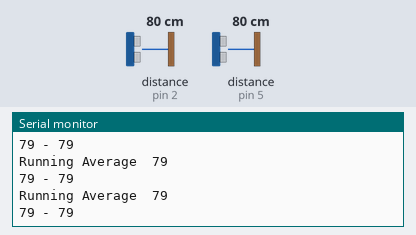
The sketch below on a simulated Arduino Uno, built with avr-gcc and run on an emulated ATmega328P. Parts: the last lines printed to the serial monitor. Wiring (inferred from the names in the program): 2 × ultrasonic range finder: trigger pin 3, echo pin 2 / trigger pin 4, echo pin 5. The inputs (shaded band) are chosen by the test bench; at power-on: distance to the obstacle (sensors on pin 2, pin 5) 80 cm. The echo pulse lasts 58.3 µs per cm.

Above: at 1.2 s.
1.3 s: distance to the obstacle (sensor on pin 2) set to 2 cm
At 2.4 s:
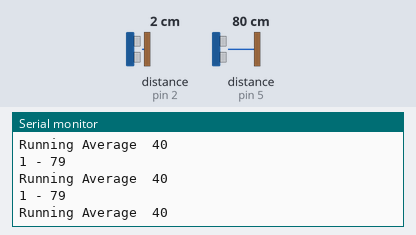
4.3 s: distance to the obstacle (sensor on pin 5) set to 2 cm
At 5.1 s:
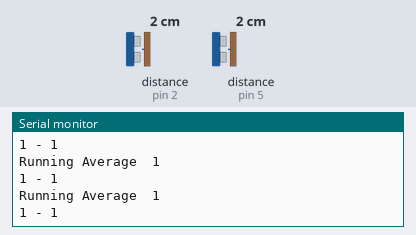
7.3 s: distance to the obstacle (sensor on pin 2) set to 18 cm
At 8.0 s:
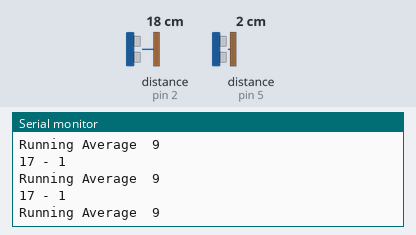
10.3 s: distance to the obstacle (sensor on pin 5) set to 4 cm
At 11.4 s:
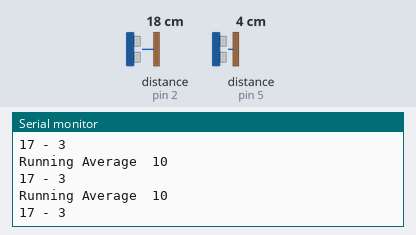
13.3 s: distance to the obstacle (sensor on pin 2) set to 4 cm
At 14.2 s:
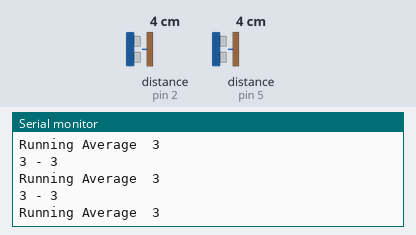
16.3 s: distance to the obstacle (sensor on pin 2) set to 120 cm
At 17.3 s:
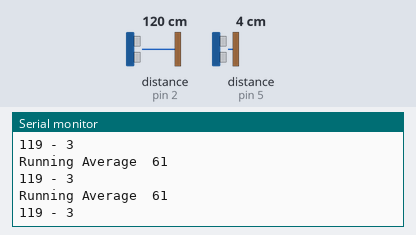
Timing chart, 0 to 19.3 s (numbered marks = the images above; inputs shaded):
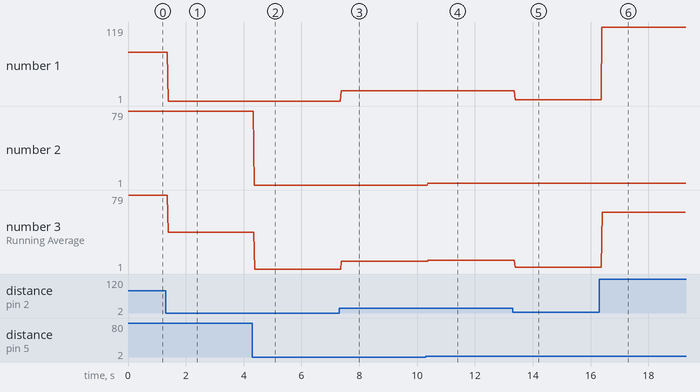

The sketch:

multipe_sensor_test_2.ino
```cpp
#define trigPin1 3
#define echoPin1 2
#define trigPin2 4
#define echoPin2 5

int vcc2 = 9;

long duration, distance, RightSensor,BackSensor,FrontSensor,LeftSensor,Average;

void setup()
{
Serial.begin (9600);
pinMode(trigPin1, OUTPUT);
pinMode(echoPin1, INPUT);
pinMode(trigPin2, OUTPUT);
pinMode(echoPin2, INPUT);
pinMode(vcc2, OUTPUT);
digitalWrite(vcc2, HIGH);
}

void loop() {
SonarSensor(trigPin1, echoPin1);
RightSensor = distance;
SonarSensor(trigPin2, echoPin2);
LeftSensor = distance;
Average=(RightSensor+LeftSensor)/2;

Serial.print(RightSensor);
Serial.print(" - ");
Serial.println(LeftSensor);
Serial.print("Running Average  ");
Serial.println(Average);
}

void SonarSensor(int trigPin,int echoPin)
{
digitalWrite(trigPin, LOW);
delayMicroseconds(2);
digitalWrite(trigPin, HIGH);
delayMicroseconds(10);
digitalWrite(trigPin, LOW);
duration = pulseIn(echoPin, HIGH);
distance = (duration/2) / 29.1;
}
```

Measured:
- after the input at 1.3 s, the serial monitor: prints a new line after 0.08 s (image 1)
- after the input at 4.3 s, the serial monitor: prints a new line after 0.07 s (image 2)
- after the input at 7.3 s, the serial monitor: prints a new line after 0.07 s (image 3)
- after the input at 10.3 s, the serial monitor: prints a new line after 0.07 s (image 4)
- after the input at 13.3 s, the serial monitor: prints a new line after 0.09 s (image 5)
- after the input at 16.3 s, the serial monitor: prints a new line after 0.09 s (image 6)
- plotted number 1: 79 → 1 after the input at 1.3 s, 1 → 17 after the input at 7.3 s, 3 → 119 after the input at 16.3 s
- plotted number 2: 1 → 3 after the input at 10.3 s
